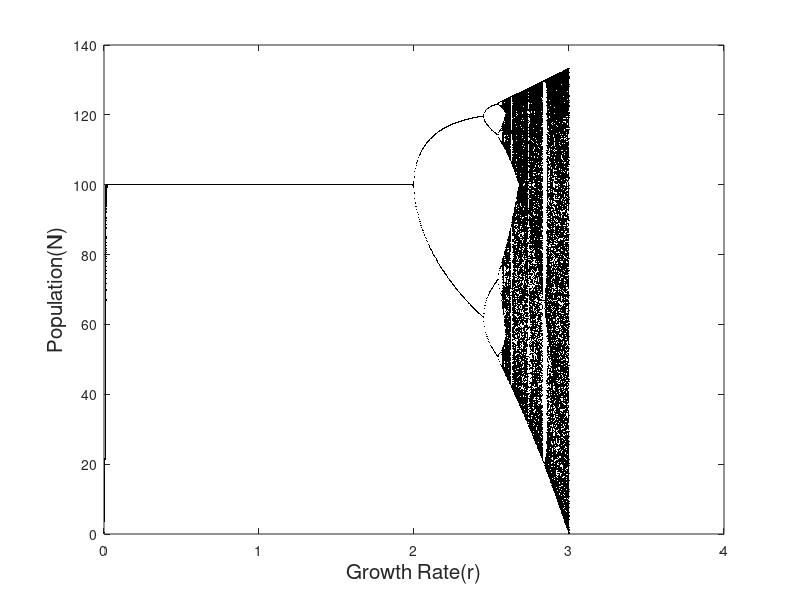

Here is the MATLAB script that generated this plot:
% Logistic growth function
logistic_growth = @(r, y, K) r * y .* (1 - y / K);

% Parameters
K = 100; % Carrying capacity
r_values = linspace(0, 4, 1000); % Range of growth rates
num_iterations = 1000; % Number of iterations for each parameter value
num_transient_iterations = 500; % Number of transient iterations to discard

% Initialize the bifurcation diagram matrix
bifurcation_diagram = zeros(num_iterations - num_transient_iterations, length(r_values));

% Iterate over each growth rate
for i = 1:length(r_values)
    r = r_values(i);
    y = 0.5; % Initial condition

    % Transient iterations
    for j = 1:num_transient_iterations
        y = y + logistic_growth(r, y, K);
    end

    % Collect data for the bifurcation diagram
    for j = 1:(num_iterations - num_transient_iterations)
        y = y + logistic_growth(r, y, K);
        bifurcation_diagram(j, i) = y;
    end
end

% Plot the bifurcation diagram
figure;
plot(r_values, bifurcation_diagram, '.', 'MarkerSize', 1, 'color', 'black');
xlabel('Growth Rate(r)', 'Fontsize', 15);
ylabel('Population(N)', 'Fontsize', 15);
% xlim([0 4]); ylim([0 200]);
% title('Bifurcation Diagram for Logistic Growth Model');
